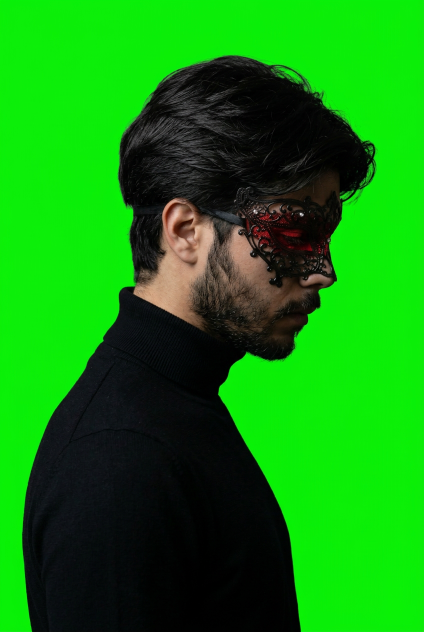
#> input picture showreel/seven/assets/05-character-profile.png, 848 x 1264 px (shown at 1/2 size); its folder holds only this picture in this run
$ python render_05.py
#> lines starting #> are read from the running program, lines starting #| are printed output that depends on the picture
#!/usr/bin/env python3
"""Reference 05 4:3 MONARCH motion adaptation.
python3 showreel/seven/render_05.py --reference /path/to/05.mp4
"""
from pathlib import Path
from functools import lru_cache
import argparse,math,subprocess,sys
import numpy as np,cv2
from PIL import Image,ImageDraw,ImageFont,ImageFilter
ROOT=Path(__file__).resolve().parents[2];sys.path.insert(0,str(ROOT/'tools'))
from ffbin import ffmpeg
DIR=ROOT/'showreel/seven/assets';OUT=ROOT/'public/demo/monarch-reference-05.mp4'
W,H,FPS=960,720,30;INK=(20,18,19);RED=(178,0,28);WHITE=(247,247,245)
FONT=DIR/'Inter.ttf'; BOLD=ROOT/'showreel/v2/assets/Poppins-Bold.ttf'
@lru_cache(None)
def font(n,k='r'):return ImageFont.truetype(str(BOLD if k=='b' else FONT),n)
def ease(x):
 x=max(0,min(1,x));return x*x*(3-2*x)
def p(a,b,t):return ease((t-a)/(b-a))
def mix(a,b,k):return a+(b-a)*k
def text(d,pos,s,size=26,col=INK,k='r',anchor='mm'):d.text(pos,s,font=font(size,k),fill=col,anchor=anchor)

def vignette(dark=False):
 yy,xx=np.mgrid[:H,:W].astype(np.float32);dist=((xx-W/2)/(W/2))**2+((yy-H/2)/(H/2))**2
 rng=np.random.default_rng(5004);noise=rng.normal(0,1.6,(H,W))
 if dark:v=19-4*np.minimum(dist,2)+noise
 else:v=241-26*np.minimum(dist/1.7,1)+noise
 a=np.uint8(np.clip(v,0,255));return Image.fromarray(np.stack([a,a,a],2),'RGB')
LIGHT=vignette(False);DARK=vignette(True);BLACK=Image.new('RGB',(W,H),(0,0,0))
#> after `LIGHT = vignette(False)`:
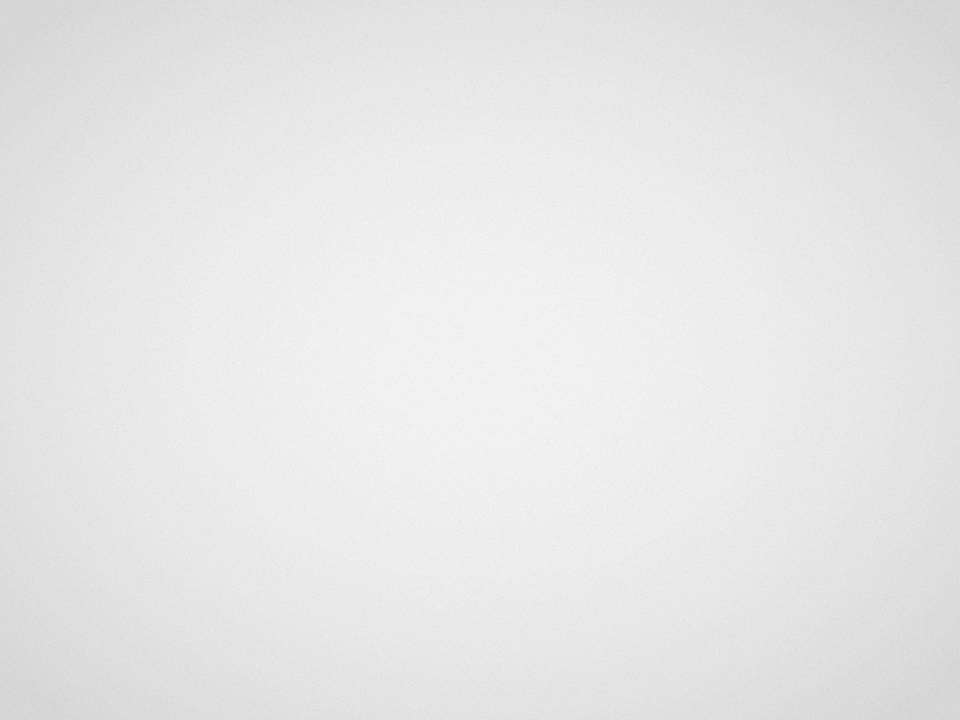
#> LIGHT: PIL image 960x720 RGB; min 208, max 247, mean 230.3
#> after `DARK = vignette(True)`:
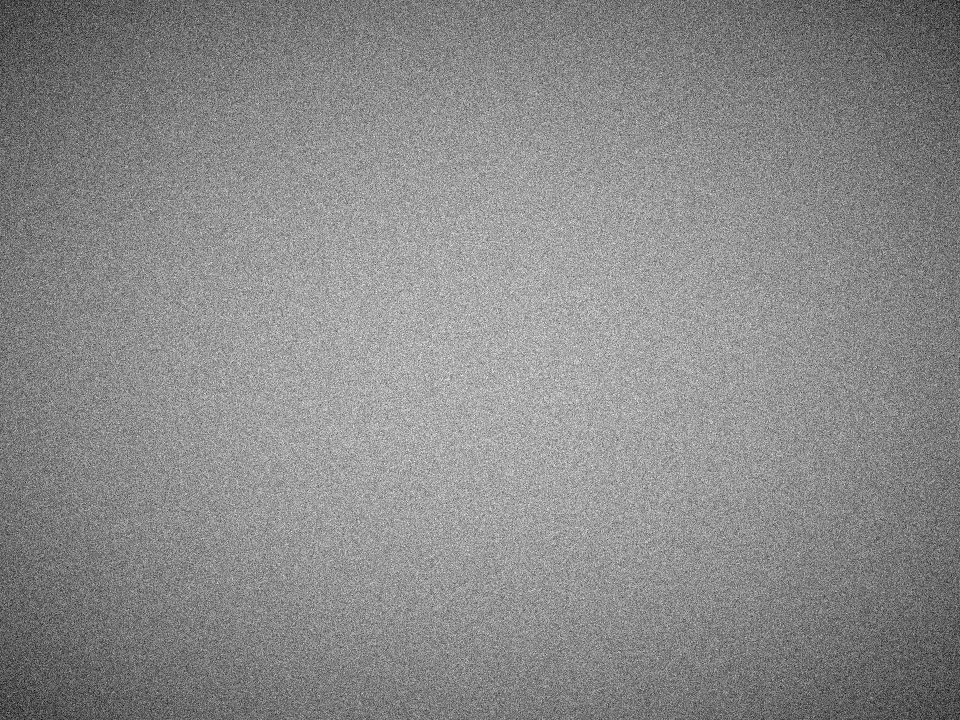
#> DARK: PIL image 960x720 RGB; min 5, max 25, mean 15.8; drawn with min black and max white
#> after `BLACK = Image.new('RGB', (W, H), (0, 0, 0))`: BLACK: PIL image 960x720 RGB; every value is 0

def keyed(name,red=False):
#> called with name = 'character-profile', red = True
 im=Image.open(DIR/('05-'+name+'.png')).convert('RGB');im.thumbnail((600,1050),Image.Resampling.LANCZOS)
#> in keyed, im is the input picture: PIL image 848x1264 RGB; mean R, G, B 16.8, 139.6, 13.2
 rgb=np.asarray(im).astype(np.float32);r=rgb[:,:,0];g=rgb[:,:,1];b=rgb[:,:,2]
#> after `g = rgb[:, :, 1]`:
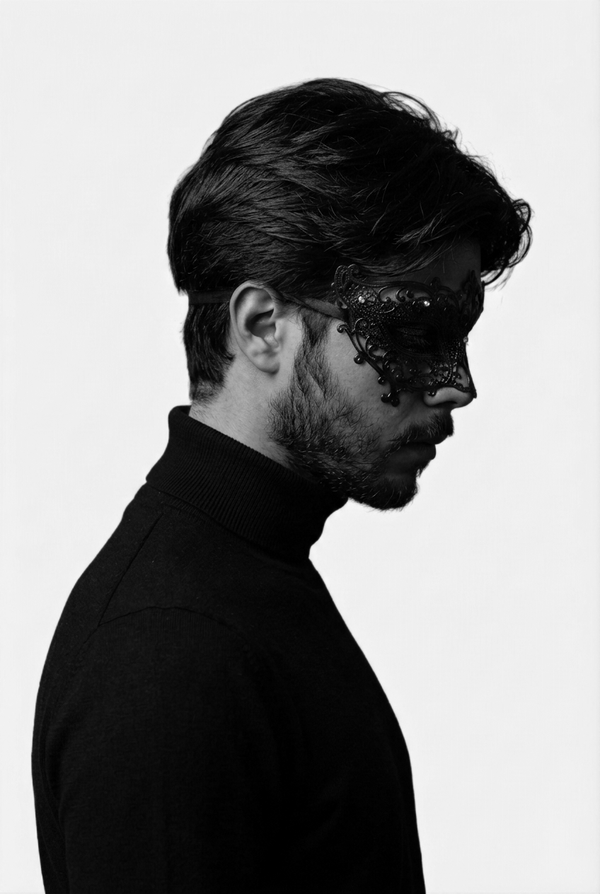
#> g: shape (894, 600) float32; min 0, max 255, mean 139.6
 strength=g-np.maximum(r,b);alpha=np.uint8(np.clip((100-strength)*3,0,255));alpha=cv2.GaussianBlur(alpha,(3,3),.6)
#> after `strength = g - np.maximum(r, b)`:
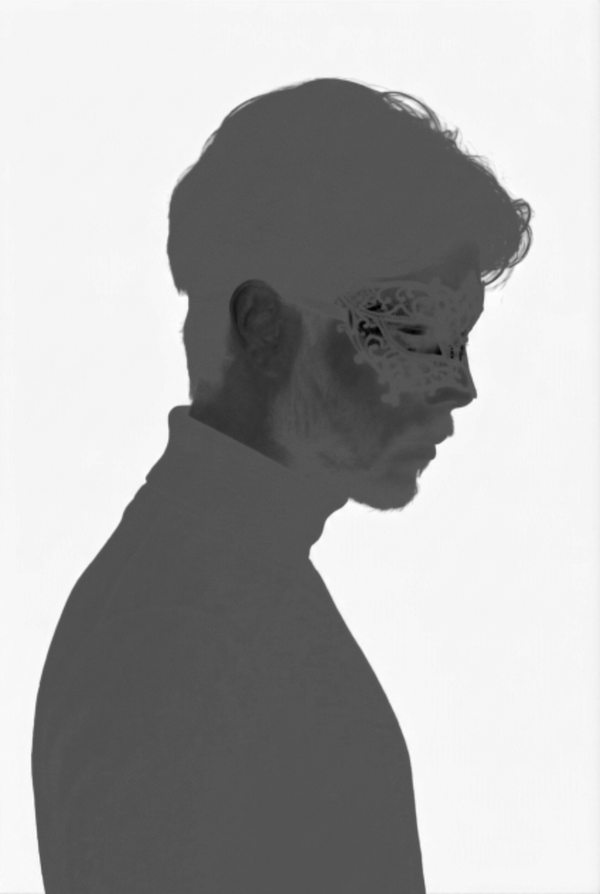
#> strength: shape (894, 600) float32; min -119, max 241, mean 121.6; drawn with min black and max white
#> after `alpha = np.uint8(np.clip((100 - strength) * 3, 0, 255))`:
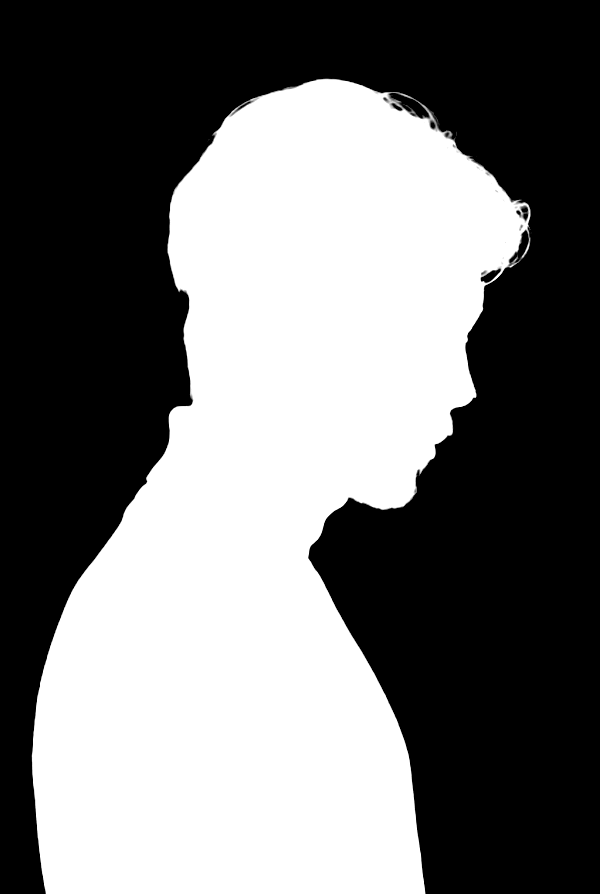
#> alpha: shape (894, 600); min 0, max 255, mean 115.7
 # neutralize green fringe and optionally light the figure in MONARCH red
 rgb[:,:,1]=np.minimum(g,np.maximum(r,b))
 if red:
  lum=rgb[:,:,0]*.30+rgb[:,:,1]*.59+rgb[:,:,2]*.11
  rgb[:,:,0]=np.clip(lum*1.45,0,255);rgb[:,:,1]=lum*.13;rgb[:,:,2]=lum*.18
#> after `rgb[:, :, 2] = lum * 0.18`:
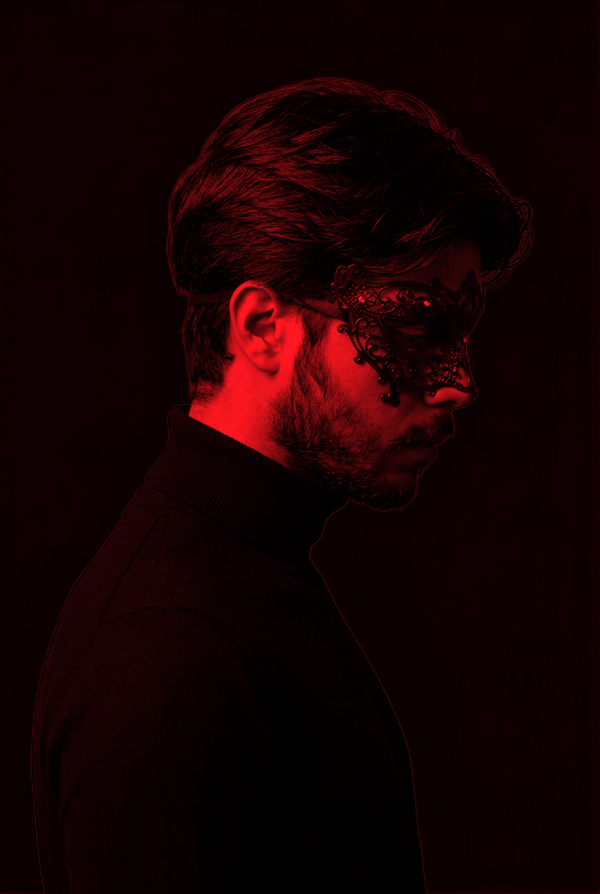
#> rgb: shape (894, 600, 3) float32; mean R, G, B 22.8, 2.1, 2.8
 return Image.fromarray(np.dstack([np.uint8(np.clip(rgb,0,255)),alpha]),'RGBA')
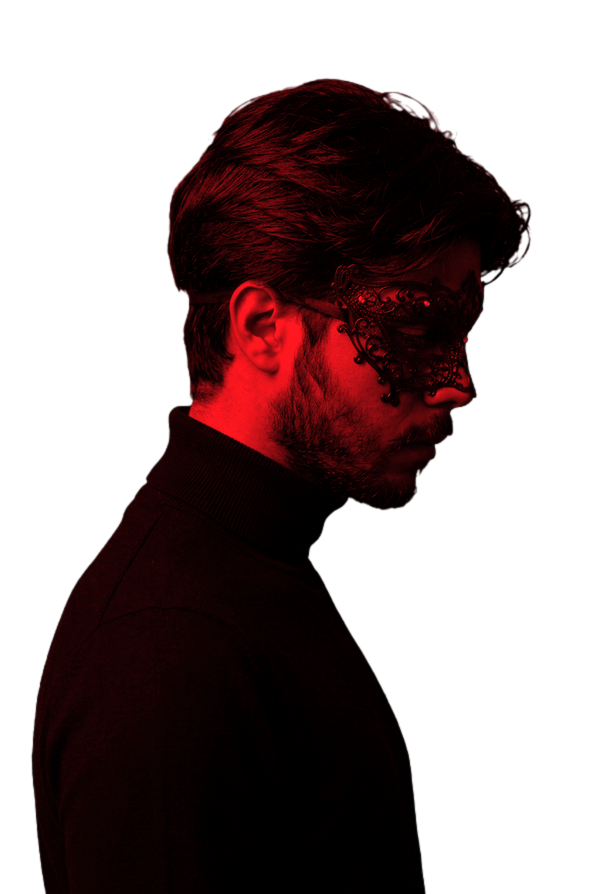
#> returned value: PIL image 600x894 RGBA; mean R, G, B, A 22.4, 1.7, 2.3, 115.7; transparent parts drawn white
PROFILE=keyed('character-profile',True);BACK=keyed('character-back',True);HAND=keyed('hand',True)
#> (the run stopped early here; a loop or call above may not have finished)
